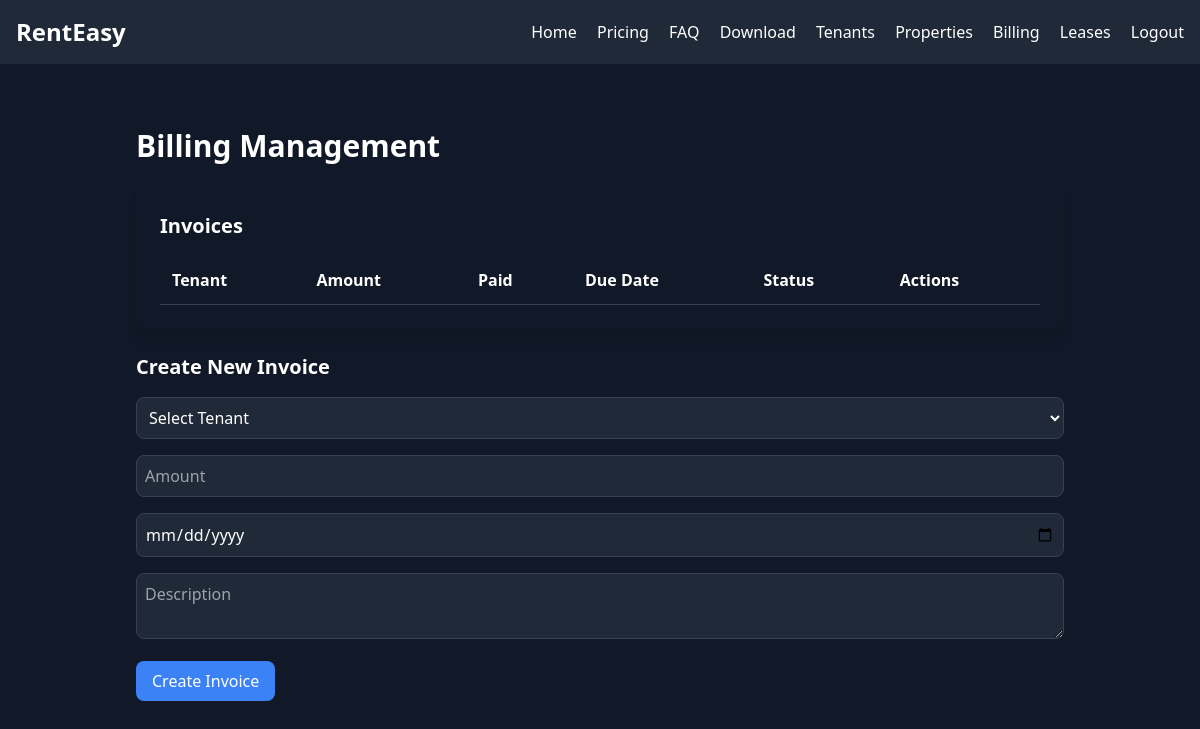
Page /billing (signed in) on the earlier database version.
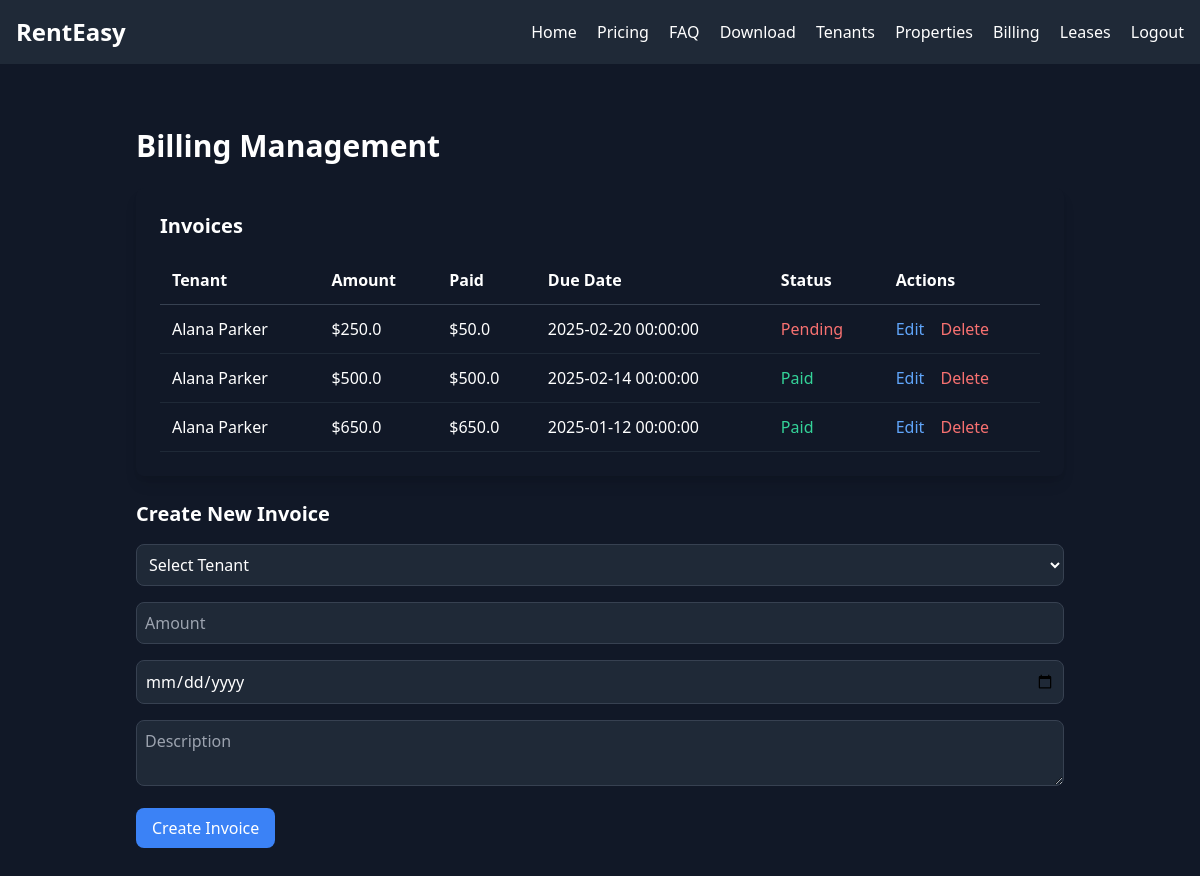
Same page on the later database version.
### app/models.py (models this page shows, shortened)
class Invoice(db.Model):
    id = db.Column(db.Integer, primary_key=True)
    tenant_id = db.Column(db.Integer, db.ForeignKey('tenant.id'), nullable=False)
    landlord_id = db.Column(db.Integer, db.ForeignKey('user.id'), nullable=False)
    amount = db.Column(db.Float, nullable=False)
    paid_amount = db.Column(db.Float, nullable=False, default=0.0)
    description = db.Column(db.String(500))
    tenant_name = db.Column(db.String(255))
    due_date = db.Column(db.DateTime, nullable=False)
    status = db.Column(db.String, default=False)
    created_at = db.Column(db.DateTime, default=datetime.utcnow)
    payments = db.relationship('Payment', backref='invoice', lazy=True)

### app/routes.py (the view, shortened to what this page needs)
@main.route('/billing', methods=['GET', 'POST'])
def billing():
    user = User.query.get(session['user_id'])
    if user.role != 'Landlord':
        flash("Access denied.", "danger")
        return redirect(url_for('main.home'))
    invoices = Invoice.query.filter_by(landlord_id=user.id).all()
    tenants = User.query.filter_by(role='Tenant', landlord_id=user.id).all()
    return render_template('billing.html', invoices=invoices, tenants=tenants)

### app/templates/billing.html (shortened to what this page needs)
{% extends 'base.html' %}
{% block content %}
<div class="container mx-auto p-6 text-white">
    <h1 class="text-3xl font-bold mb-6">Billing Management</h1>
    <div class="bg-gray-900 p-6 rounded-lg shadow-lg">
        <h2 class="text-xl font-semibold mb-4">Invoices</h2>
        <table class="w-full text-left border-collapse">
            <thead>
                <tr class="border-b border-gray-700">
                    <th class="p-3">Tenant</th>
                    <th class="p-3">Amount</th>
                    <th class="p-3">Paid</th>
                    <th class="p-3">Due Date</th>
                    <th class="p-3">Status</th>
                    <th class="p-3">Actions</th>
                </tr>
            </thead>
            <tbody>
                {% for invoice in invoices %}
                <tr class="border-b border-gray-800 hover:bg-gray-800">
                    <td class="p-3">{{ invoice.tenant_name }}</td>
                    <td class="p-3">${{ invoice.amount }}</td>
                    <td class="p-3">${{ invoice.paid_amount }}</td>
                    <td class="p-3">{{ invoice.due_date }}</td>
                    <td class="p-3">
                        {% if invoice.status == "Paid" %}
                            <span class="text-green-400">Paid</span>
                        {% elif invoice.status == "Partially Paid" %}
                            <span class="text-yellow-400">Partially Paid</span>
                        {% else %}
                            <span class="text-red-400">Pending</span>
                        {% endif %}
                    </td>
                    <td class="p-3">
                        <button onclick="openEditModal('{{ invoice.id }}', '{{ invoice.paid_amount }}')"
                            class="text-blue-400 hover:underline">
                            Edit
                        </button>
                        <form action="{{ url_for('main.delete_invoice', invoice_id=invoice.id) }}" method="POST" style="display:inline;">
                            <button type="submit" class="text-red-400 hover:underline ml-3 bg-transparent border-none cursor-pointer">Delete</button>
                        </form>
                    </td>
                </tr>
                {% endfor %}
            </tbody>
        </table>
    </div>
    <form action="{{ url_for('main.billing') }}" method="POST" class="space-y-4 mt-6">
        <h2 class="text-xl font-semibold">Create New Invoice</h2>
        <select name="tenant_id" required class="w-full p-2 bg-gray-800 border border-gray-700 rounded-lg text-white">
            <option value="">Select Tenant</option>
        </select>
        <input type="number" name="amount" placeholder="Amount" required class="w-full p-2 bg-gray-800 border border-gray-700 rounded-lg text-white" min="0">
        <input type="date" name="due_date" required class="w-full p-2 bg-gray-800 border border-gray-700 rounded-lg text-white">
        <textarea name="description" placeholder="Description" class="w-full p-2 bg-gray-800 border border-gray-700 rounded-lg text-white"></textarea>
        <button type="submit" class="bg-blue-500 text-white px-4 py-2 rounded-lg hover:bg-blue-600">
            Create Invoice
        </button>
    </form>
</div>
{% endblock %}

### app/templates/base.html (shortened to what this page needs)
<!DOCTYPE html>
<html lang="en">
<head>
    <link href="https://cdn.jsdelivr.net/npm/tailwindcss@2.1.2/dist/tailwind.min.css" rel="stylesheet">
    <link href="https://cdnjs.cloudflare.com/ajax/libs/font-awesome/5.15.3/css/all.min.css" rel="stylesheet">
</head>
<body class="bg-gray-900 text-white">
    <nav class="bg-gray-800 p-4">
        <div class="flex justify-between items-center">
            <a href="{{ url_for('main.home') }}" class="text-2xl font-bold">RentEasy</a>
            <div class="space-x-4">
                <a href="{{ url_for('main.home') }}" class="hover:text-gray-400">Home</a>
                <a href="{{ url_for('main.pricing') }}" class="hover:text-gray-400">Pricing</a>
                <a href="{{ url_for('main.faq') }}" class="hover:text-gray-400">FAQ</a>
                <a href="{{ url_for('main.download') }}" class="hover:text-gray-400">Download</a>
                {% if 'user_role' in session %}
                    {% if session['user_role'] == 'Landlord' %}
                        <a href="{{ url_for('main.tenants') }}">Tenants</a>
                        <a href="{{ url_for('main.properties') }}">Properties</a>
                        <a href="{{ url_for('main.billing') }}">Billing</a>
                        <a href="{{ url_for('main.leases') }}">Leases</a>
                    {% elif session['user_role'] == 'Admin' %}
                        <a href="{{ url_for('main.dashboard') }}" class="hover:text-gray-400">Dashboard</a>
                    {% endif %}
                    <a href="{{ url_for('main.logout') }}" class="hover:text-gray-400">Logout</a>
                {% else %}
                    <a href="{{ url_for('main.login') }}" class="hover:text-gray-400">Login</a>
                {% endif %}
            </div>
        </div>
    </nav>
    <div class="container mx-auto p-6">
        {% block content %}{% endblock %}
    </div>
</body>
</html>

Differences in the rows shown:
added Invoice: tenant_name "Alana Parker", amount "250.0", paid_amount "50.0", due_date "2025-02-20 00:00:00", status "Pending"
added Invoice: tenant_name "Alana Parker", amount "500.0", paid_amount "500.0", due_date "2025-02-14 00:00:00", status "Paid"
added Invoice: tenant_name "Alana Parker", amount "650.0", paid_amount "650.0", due_date "2025-01-12 00:00:00", status "Paid"
